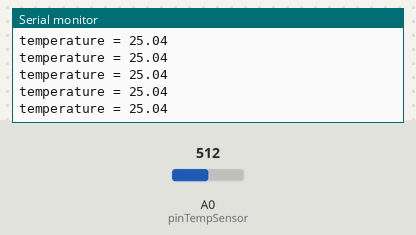
Bench run of a sketch on a simulated Arduino Uno, built with avr-gcc and run on an emulated ATmega328P. On the bench: the last lines printed to the serial monitor. The inputs (shaded band) are chosen by the test bench; at power-on: A0 (pinTempSensor) = 512.

Above: at 1.2 s.
1.3 s: A0 (pinTempSensor) set to 716
At 1.32 s:
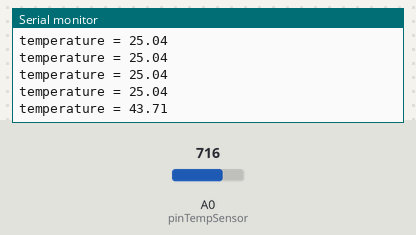
2.8 s: A0 (pinTempSensor) set to 900
At 2.83 s:
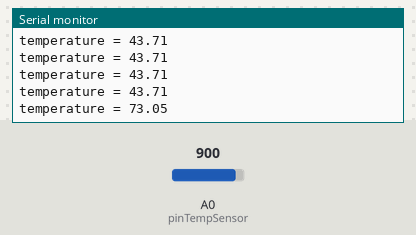
Timing chart, 0 to 5.8 s (numbered marks = the images above; inputs shaded):
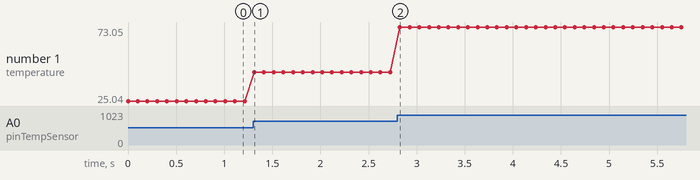

The sketch:

110_Grove_Temperature.ino
```cpp
//A full description of this module (and many others) can be downloaded at: https://eve_arduino

#include <math.h>

const int B=4275;
const int R0 = 100000;
const int pinTempSensor = A0;

void setup()
{
    Serial.begin(9600);
}

void loop()
{
    int a = analogRead(pinTempSensor );

    float R = 1023.0/((float)a)-1.0;
    R = 100000.0*R;

    float temperature=1.0/(log(R/100000.0)/B+1/298.15)-273.15;//convert to temperature via datasheet ;

    Serial.print("temperature = ");
    Serial.println(temperature);

    delay(100);
}
```

Measured:
- after the input at 1.3 s, the serial monitor: prints a new line at once (image 1)
- after the input at 2.8 s, the serial monitor: prints a new line at once (image 2)
- plotted number 1: 25.04 → 43.71 after the input at 1.3 s, 43.71 → 73.05 after the input at 2.8 s
